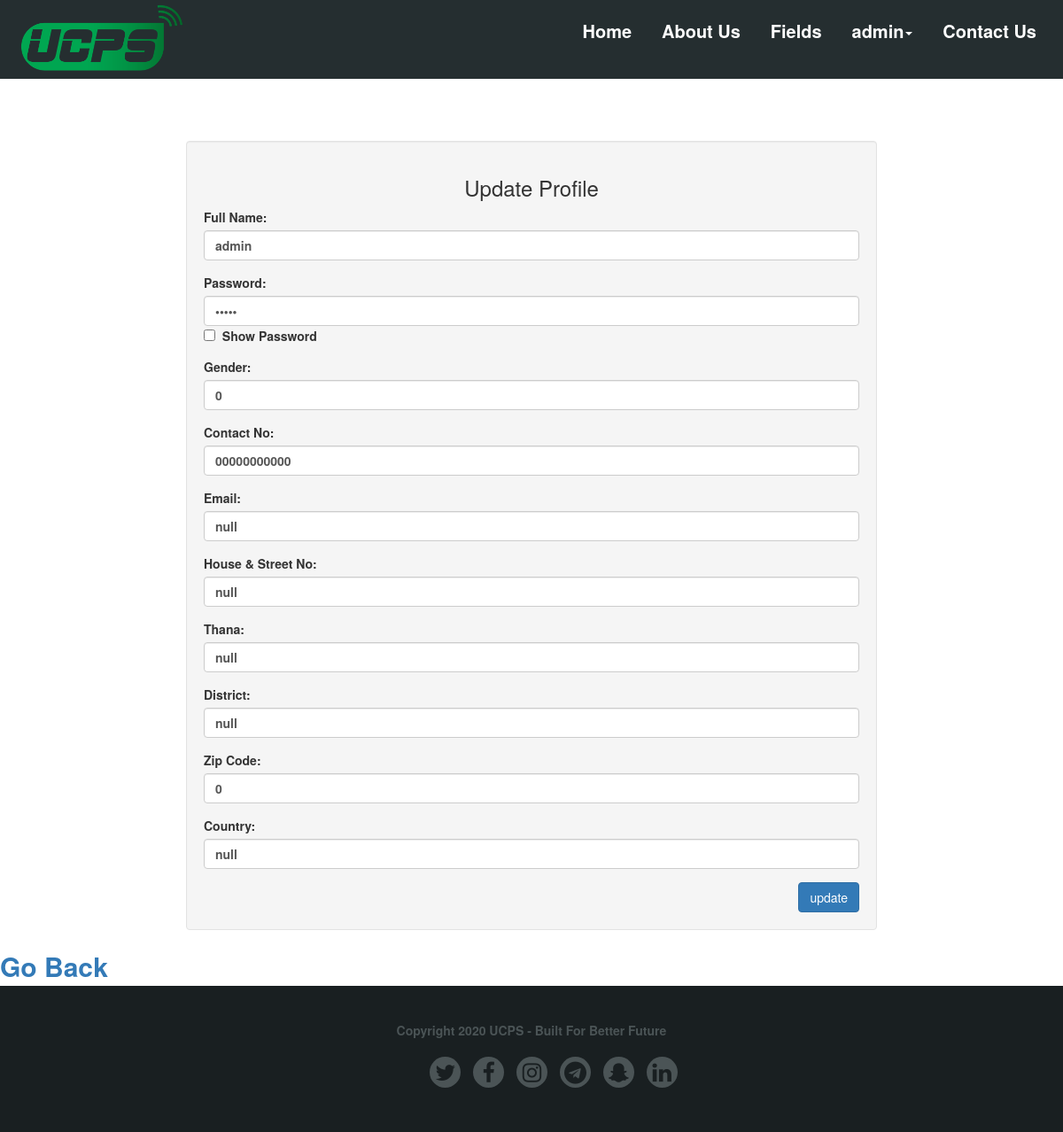
/Webpage/edit_profile.php (signed in), run on the app's committed database.
### tables this page shows
CREATE TABLE `customers` (
  `cSL` int(5) NOT NULL,
  `uAccountNo` varchar(12) NOT NULL,
  `name` varchar(50) NOT NULL,
  `Balance` int(10) NOT NULL,
  `username` varchar(50) NOT NULL,
  `password` varchar(50) NOT NULL,
  `contact_no` varchar(15) NOT NULL,
  `email` varchar(30) NOT NULL,
  `gender` tinyint(1) NOT NULL,
  `houseAndStreet` varchar(200) NOT NULL,
  `thana` varchar(20) NOT NULL,
  `district` varchar(20) NOT NULL,
  `zip_code` int(5) NOT NULL,
  `country` varchar(20) NOT NULL
);

### Webpage/edit_profile.php (the view, shortened to what this page needs)
<?php
require 'connection.php';
$username = $_SESSION["username"];
$search_user= "SELECT * FROM customers U where U.username = '".$username."' ";
$result_user = $conn->query($search_user);
if ($result_user->num_rows > 0) {
  while($row_user = $result_user->fetch_assoc()) {
    $password = $row_user['password'];
    $name = $row_user['name'];
    $gender = $row_user['gender'];
    $hNs_no = $row_user['houseAndStreet'];
    $thana = $row_user['thana'];
    $district = $row_user['district'];
    $zip_code = $row_user['zip_code'];
    $country = $row_user['country'];
    $contact_no = $row_user['contact_no'];
    $email = $row_user['email'];
  }
}
?>
<!DOCTYPE html>
<html lang="en">
<head>
    <link rel="stylesheet" href="https://maxcdn.bootstrapcdn.com/bootstrap/3.3.7/css/bootstrap.min.css">
    <link href="https://maxcdn.bootstrapcdn.com/font-awesome/4.7.0/css/font-awesome.min.css" rel="stylesheet">
    <link rel="stylesheet" href="css/profilePageStyle.css">
</head>
<body>
    <?php include 'Header.php'; ?>
    <div class="container" style="margin-top: 70px">
        <div class="row">
            <div class="col-xs-12 col-sm-2 col-md-2 col-lg-2"></div>
            <div class="col-xs-12 col-sm-8 col-md-8 col-lg-8 well">
                <center>
                    <h3>Update Profile</h3>
                </center>
                <form action="edit_profile.php" method="post">
                    <div class="form-group">
                        <label for="name">Full Name:</label>
                        <input type="text" class="form-control" id="name" placeholder="Update Fullname" name="name" value="<?php echo $name ?>" required>
                    </div>
                    <div class="form-group">
                        <label for="password">Password:</label>
                        <input type="password" class="form-control" id="password" placeholder="update password" name="password" value="<?php echo $password ?>" required>
                        <input type="checkbox" onclick="myFunction()"> &nbsp;Show Password
                    </div>
                    <div class="form-group">
                        <label for="Gender">Gender:</label>
                        <input type="text" class="form-control" id="name" placeholder="Update Gender (Male/Female)" name="gender" value="<?php echo $gender ?>" required>
                    </div>
                    <div class="form-group">
                        <label for="contact_no">Contact No:</label>
                        <input type="text" class="form-control" id="contact_no" placeholder="Update Contact No" name="contact_no" value="<?php echo $contact_no ?>" required>
                    </div>
                    <div class="form-group">
                        <label for="email">Email:</label>
                        <input type="text" class="form-control" id="email" placeholder="update email" name="email" value="<?php echo $email ?>" required>
                    </div>
                    <div class="form-group">
                        <label for="hNs_no">House & Street No:</label>
                        <input type="text" class="form-control" id="hNs_no" placeholder="Update House & Street No" name="hNs_no" value="<?php echo $hNs_no ?>" required>
                    </div>
                    <div class="form-group">
                        <label for="thana">Thana:</label>
                        <input type="text" class="form-control" id="thana" placeholder="Update Thana" name="thana" value="<?php echo $thana ?>" required>
                    </div>
                    <div class="form-group">
                        <label for="district">District:</label>
                        <input type="text" class="form-control" id="district" placeholder="Update District" name="district" value="<?php echo $district ?>" required>
                    </div>
                    <div class="form-group">
                        <label for="zip_code">Zip Code:</label>
                        <input type="text" class="form-control" id="zip_code" placeholder="Update Zip Code" name="zip_code" value="<?php echo $zip_code ?>" required>
                    </div>
                    <div class="form-group">
                        <label for="country">Country:</label>
                        <input type="text" class="form-control" id="country" placeholder="Update Country" name="country" value="<?php echo $country ?>" required>
                    </div>
                    <input type="submit" class="btn btn-primary pull-right" name="submit" value="update">
                </form>
            </div>
            <div class="col-xs-12 col-sm-2 col-md-2 col-lg-2"></div>
        </div>
    </div>
<a href="user_profile.php" style="font-size:30px">Go Back</a>
    <?php include 'Footer.php'; ?>
</body>
</html>

### Webpage/css/profilePageStyle.css (style rules this page uses)
* { box-sizing: border-box; font-weight: 800; }
body { position: relative; }
div .col-sm-2 { z-index: 1000; }

### data on the page
customers: name "admin", gender "0", contact_no "00000000000", email "null", hNs_no "null", thana "null", district "null", zip_code "0", country "null"

### other printed values
$_SESSION["username"] "admin"
